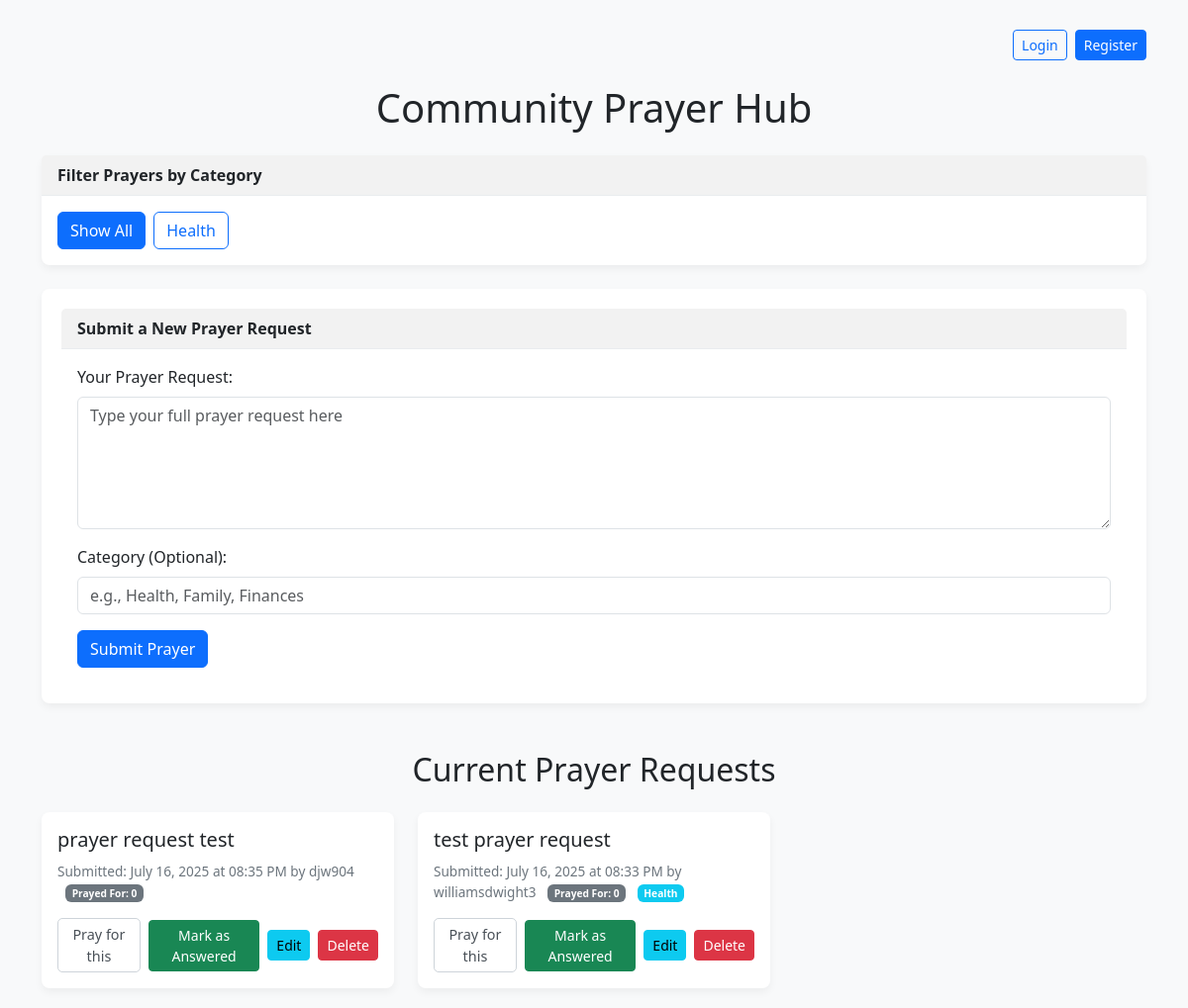
The page / on the database its author committed.
### tables this page shows
CREATE TABLE requests (
            id INTEGER PRIMARY KEY AUTOINCREMENT,
            request_text TEXT NOT NULL,
            timestamp DATETIME DEFAULT CURRENT_TIMESTAMP,
            prayed_for_count INTEGER DEFAULT 0,
            category TEXT,
            is_answered INTEGER DEFAULT 0,
            user_id INTEGER, -- NEW: Link to users table
            FOREIGN KEY (user_id) REFERENCES users(id)
        );

CREATE TABLE users (
            id INTEGER PRIMARY KEY AUTOINCREMENT,
            username TEXT NOT NULL UNIQUE,
            password_hash TEXT NOT NULL
        );

### app.py (the view)
@app.route('/')
def home():
    selected_category = request.args.get('category')
    conn = get_db_connection()
    if selected_category:
        db_requests = conn.execute(
            'SELECT r.id, r.request_text, r.timestamp, r.prayed_for_count, r.category, r.is_answered, r.user_id, u.username FROM requests r LEFT JOIN users u ON r.user_id = u.id WHERE r.category = ? ORDER BY r.timestamp DESC',
            (selected_category,)
        ).fetchall()
    else:
        db_requests = conn.execute(
            'SELECT r.id, r.request_text, r.timestamp, r.prayed_for_count, r.category, r.is_answered, r.user_id, u.username FROM requests r LEFT JOIN users u ON r.user_id = u.id ORDER BY r.timestamp DESC'
        ).fetchall()
    current_utc_time = datetime.now(pytz.utc) # Get current time in UTC, timezone-aware
    processed_requests = []
    for req in db_requests:
        request_utc_time = pytz.utc.localize(datetime.strptime(req['timestamp'], '%Y-%m-%d %H:%M:%S'))
        time_difference = current_utc_time - request_utc_time # Calculation is between two UTC-aware datetimes
        formatted_timestamp = ""
        if time_difference < timedelta(minutes=60): # Less than 1 hour
            minutes_ago = int(time_difference.total_seconds() / 60)
            if minutes_ago <= 0: # Handle cases where it might be 0 or slightly negative due to precision
                formatted_timestamp = "just now"
            elif minutes_ago == 1:
                formatted_timestamp = "1 minute ago"
            else:
                formatted_timestamp = f"{minutes_ago} minutes ago"
        else:
            local_request_time = request_utc_time.astimezone(PRAYER_TIMEZONE)
            formatted_timestamp = local_request_time.strftime('%B %d, %Y at %I:%M %p')
        request_dict = dict(req) # Convert sqlite3.Row to a regular dictionary
        request_dict['formatted_timestamp'] = formatted_timestamp
        request_dict['is_owner'] = session.get('user_id') == req['user_id']
        processed_requests.append(request_dict)
    unique_categories = conn.execute('SELECT DISTINCT category FROM requests WHERE category IS NOT NULL AND category != "" ORDER BY category').fetchall()
    conn.close()
    return render_template('home.html',
                           requests=processed_requests,
                           selected_category=selected_category,
                           unique_categories=unique_categories,
                           current_user_id=session.get('user_id')) # Pass user ID to template for conditional display

### app.py (called while the page is built)
def get_db_connection():
    conn = sqlite3.connect(DATABASE)
    conn.row_factory = sqlite3.Row # This makes rows behave like dictionaries, allowing access by column name
    return conn

### templates/home.html (shortened to what this page needs)
<!DOCTYPE html>
<html lang="en">
<head>
    <link href="https://cdn.jsdelivr.net/npm/bootstrap@5.3.3/dist/css/bootstrap.min.css" rel="stylesheet">
</head>
<body>
    <div class="container">
        <div class="d-flex justify-content-end my-3">
            {% if session.user_id %}
                <span class="navbar-text me-3">Logged in as: {{ session.username if session.username else 'User' }}</span>
                <a href="{{ url_for('logout') }}" class="btn btn-outline-secondary btn-sm">Logout</a>
            {% else %}
                <a href="{{ url_for('login') }}" class="btn btn-outline-primary btn-sm me-2">Login</a>
                <a href="{{ url_for('register') }}" class="btn btn-primary btn-sm">Register</a>
            {% endif %}
        </div>
        <h1 class="my-4 text-center">Community Prayer Hub</h1>
        <div class="card mb-4">
            <div class="card-header">Filter Prayers by Category</div>
            <div class="card-body">
                <div class="d-flex flex-wrap gap-2">
                    <a href="{{ url_for('home') }}" class="btn {% if not selected_category %}btn-primary{% else %}btn-outline-primary{% endif %}">Show All</a>
                    {% for category_row in unique_categories %}
                        {% set category_name = category_row.category %}
                        <a href="{{ url_for('home', category=category_name) }}"
                           class="btn {% if selected_category == category_name %}btn-primary{% else %}btn-outline-primary{% endif %}">
                           {{ category_name }}
                        </a>
                    {% endfor %}
                </div>
            </div>
        </div>
        <div class="card form-card mb-5">
            <div class="card-header">
                Submit a New Prayer Request
            </div>
            <div class="card-body">
                <form action="/submit_request" method="POST">
                    <div class="mb-3">
                        <label for="request_text" class="form-label">Your Prayer Request:</label>
                        <textarea class="form-control" id="request_text" name="request_text" rows="5" required placeholder="Type your full prayer request here"></textarea>
                    </div>
                    <div class="mb-3">
                        <label for="category" class="form-label">Category (Optional):</label>
                        <input type="text" class="form-control" id="category" name="category" placeholder="e.g., Health, Family, Finances">
                    </div>
                    <button type="submit" class="btn btn-primary">Submit Prayer</button>
                </form>
            </div>
        </div>
        <h2 class="mb-4 text-center">Current Prayer Requests</h2>
        <div class="row">
            {% if requests %}
                {% for request in requests %}
                    <div class="col-md-6 col-lg-4">
                        <div class="card prayer-item-card">
                            <div class="card-body">
                                <h5 class="card-title">{{ request.request_text }}</h5>
                                <div class="prayer-meta">
                                    Submitted: {{ request.formatted_timestamp }}
                                    {% if request.username %}
                                        by {{ request.username }}
                                    {% endif %}
                                    <span class="badge bg-secondary ms-2">Prayed For: {{ request.prayed_for_count }}</span>
                                    {% if request.category %}
                                        <span class="badge bg-info ms-2">{{ request.category }}</span>
                                    {% endif %}
                                </div>
                                <div class="d-flex justify-content-between align-items-center mt-3">
                                    <form action="{{ url_for('increment_pray_count', request_id=request.id) }}" method="POST" class="me-2">
                                        <button type="submit" class="btn btn-light-outline">Pray for this</button>
                                    </form>
                                    {% if not request.is_answered %}
                                        <form action="{{ url_for('mark_as_answered', request_id=request.id) }}" method="POST" class="me-2">
                                            <button type="submit" class="btn btn-success btn-sm">Mark as Answered</button>
                                        </form>
                                    {% else %}
                                        <small class="text-muted me-2">Prayer answered.</small>
                                    {% endif %}
                                    <a href="{{ url_for('edit_request', request_id=request.id) }}" class="btn btn-info btn-sm me-2">Edit</a>
                                    <form action="{{ url_for('delete_request', request_id=request.id) }}" method="POST" onsubmit="return confirm('Are you sure you want to delete this prayer request?');">
                                        <button type="submit" class="btn btn-danger btn-sm">Delete</button>
                                    </form>
                                </div>
                            </div>
                        </div>
                    </div>
                {% endfor %}
            {% else %}
                <p class="text-center">No prayer requests submitted yet. Be the first!</p>
            {% endif %}
        </div>
    </div>
</body>
</html>

### templates/home.html (style rules this page uses)
body { background-color: #f8f9fa; }
.container { margin-top: 30px; }
.card { margin-bottom: 20px; border: none; border-radius: 8px; box-shadow: 0 4px 8px rgba(0,0,0,.05); }
.card-header { background-color: #f2f2f2; border-bottom: 1px solid #e9ecef; font-weight: bold; }
.form-card { background-color: #ffffff; padding: 20px; }
.prayer-item-card .card-body { position: relative; }
.prayer-meta { font-size: 0.85em; color: #6c757d; margin-top: 10px; }
.prayer-meta .badge { margin-left: 5px; }
.btn-light-outline { border: 1px solid #ced4da; color: #495057; background-color: #fff; padding: 5px 10px; border-radius: 5px; font-size: 0.9em; }
.prayer-item-card .card-title { margin-bottom: 0.5rem; }

### rows shown on the page
requests: request_text "prayer request test", formatted_timestamp "July 16, 2025 at 08:35 PM", username "djw904", prayed_for_count "0"
requests: request_text "test prayer request", formatted_timestamp "July 16, 2025 at 08:33 PM", username "williamsdwight3", prayed_for_count "0", category "Health"

### other values the page prints
{{ category_name }} "Health"
